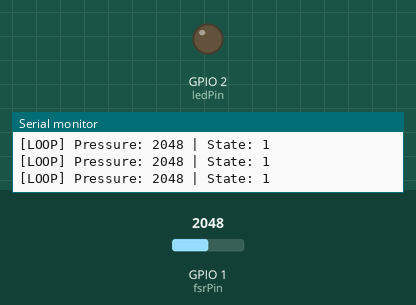
Simulated run of this sketch. Board: ESP32-C3. On the bench: output pins drawn as LEDs (lit = HIGH), the last lines printed to the serial monitor. Inputs (shaded band) come from the test bench; at power-on: GPIO 1 (fsrPin) = 2048 (analog values on the 0–4095 scale).

Above: at 1.04 s.
1.3 s: GPIO 1 (fsrPin) set to 1956
At 2.39 s:
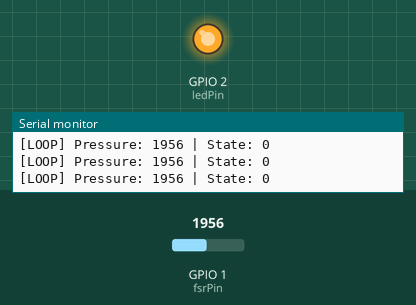
4.3 s: GPIO 1 (fsrPin) set to 2040
At 10.49 s:
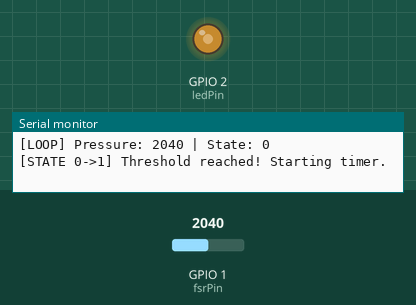
Timing chart, 0 to 13.3 s (numbered marks = the images above; inputs shaded):
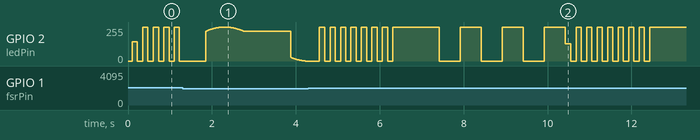

The sketch:

SEBT-__.ino
```cpp
#include <Arduino.h>

// ************************************************
// --- ADC 关键设置：为 ESP32C3 增加 ADC 衰减 ---
// ************************************************
void setup_adc_attenuation() {
  // 设置 12 位分辨率 (0-4095)
  analogReadResolution(12);
  // 设置 11dB 衰减，将 ADC 测量范围设置为 0V 到约 3.3V
  analogSetAttenuation(ADC_11db);
}

// --- 配置参数 (Configurable Constants) ---
const int FSR_READ_INTERVAL_MS = 100;
const int PRESSURE_THRESHOLD = 2000;
const int STABLE_DURATION_MS = 2000;

const int FAST_FLASH_MS = 125;
const int SLOW_FLASH_MS = 500;
const int POST_SEND_FLASH_COUNT = 2;

// !!! LED 亮度最大值改为 8 位 (0-255) 以兼容 analogWrite !!!
const int LED_BRIGHTNESS_MAX = 255;
const int BREATH_CYCLE_MS = 4000;

// --- 硬件引脚定义 ---
const int fsrPin = 1;
const int ledPin = 2;

// --- 状态变量 (State Variables) ---
int systemState = 0;
// ... (其他变量声明同版本 1)

int currentPressureValue = 0;
unsigned long lastReadTime = 0;
unsigned long pressureStartTime = 0;
unsigned long lastFlashToggleTime = 0;
bool isLedOn = false;
unsigned long breathStartTime = 0;
int flashCount = 0;

// --- 函数前置声明 ---
void setLedBrightness(int brightness);
void updateSolidOrFlashingLed(int state, int flash_duration_ms);
void updateBreathingLed();
void sendBleData();


// --- 辅助函数：设置LED亮度 (使用 analogWrite) ---
void setLedBrightness(int brightness) {
  if (brightness < 0) brightness = 0;
  if (brightness > LED_BRIGHTNESS_MAX) brightness = LED_BRIGHTNESS_MAX;

  // 替换 ledcWrite 为 analogWrite (兼容模式)
  analogWrite(ledPin, brightness);
}

// --- 辅助函数：实现常亮/常灭/闪烁的亮度设置 (analogWrite) ---
void updateSolidOrFlashingLed(int state, int flash_duration_ms) {
    // ... (逻辑同版本 1)
    if (state == 2) {
        setLedBrightness(LED_BRIGHTNESS_MAX);
        return;
    }

    unsigned long currentTime = millis();
    if (currentTime - lastFlashToggleTime >= flash_duration_ms) {
        lastFlashToggleTime = currentTime;
        isLedOn = !isLedOn;

        if (isLedOn) {
            setLedBrightness(LED_BRIGHTNESS_MAX);
        } else {
            setLedBrightness(0);

            if (systemState == 3) {
                flashCount++;
                if (flashCount >= POST_SEND_FLASH_COUNT * 2) {
                    Serial.println("[STATE 3->0] Send feedback done. Returning to Ready.");
                    systemState = 0;
                    flashCount = 0;
                    breathStartTime = millis();
                }
            }
        }
    }
}

// --- 辅助函数：实现呼吸灯效果 (analogWrite) ---
void updateBreathingLed() {
    unsigned long currentTime = millis();
    unsigned long elapsedTime = currentTime - breathStartTime;

    float phase = (float)(elapsedTime % BREATH_CYCLE_MS) / BREATH_CYCLE_MS;
    float sin_value = sin(phase * TWO_PI);
    float brightness_ratio = (sin_value + 1.0) / 2.0;

    // 映射到 0-255
    int brightness = (int)(brightness_ratio * LED_BRIGHTNESS_MAX);

    setLedBrightness(brightness);
}

// --- 辅助函数：模拟 BLE 发送过程 ---
void sendBleData() {
    Serial.println("[BLE] Attempting to send data via BLE...");
    delay(500);
    Serial.println("[BLE] Data sent successfully (SIMULATED).");
}


void setup() {
  Serial.begin(115200);
  Serial.println("=========================================");
  Serial.println("ESP32-C3 FSR Test Initializing (AnalogWrite Mode)...");

  // *** 1. ADC 衰减设置 ***
  setup_adc_attenuation();
  pinMode(fsrPin, INPUT);

  // *** 2. LED 引脚配置 ***
  // 只需设置为输出
  pinMode(ledPin, OUTPUT);

  Serial.print("Pressure Threshold (0-4095): ");
  Serial.println(PRESSURE_THRESHOLD);
  Serial.println("=========================================");

  systemState = 0;
  breathStartTime = millis();
}

void loop() {
  // --- 压力读取与状态机更新（定时任务） ---
  if (millis() - lastReadTime >= FSR_READ_INTERVAL_MS) {

    currentPressureValue = analogRead(fsrPin);
    lastReadTime = millis();

    // *** 实时读数反馈 ***
    Serial.print("[LOOP] Pressure: ");
    Serial.print(currentPressureValue);
    Serial.print(" | State: ");
    Serial.println(systemState);

    // --- 状态机逻辑 ---
    switch (systemState) {
      case 0: // 准备状态
        if (currentPressureValue > PRESSURE_THRESHOLD) {
          Serial.println("[STATE 0->1] Threshold reached! Starting timer.");
          systemState = 1;
          pressureStartTime = millis();
          lastFlashToggleTime = millis();
          isLedOn = true;
        }
        break;

      case 1: // 检测状态
        if (currentPressureValue > PRESSURE_THRESHOLD) {
          if (millis() - pressureStartTime >= STABLE_DURATION_MS) {
            Serial.println("[STATE 1->2] Stable duration reached! SUCCESS.");
            systemState = 2; // 稳定按压成功
          }
        } else {
          Serial.println("[STATE 1->0] Pressure lost! Resetting to Ready.");
          systemState = 0; // 压力释放，回到准备状态
          breathStartTime = millis();
        }
        break;

      case 2: // 检测完成
        Serial.println("[STATE 2->3] Success. Starting simulated BLE send.");
        sendBleData(); // 模拟发送
        systemState = 3;
        flashCount = 0;
        lastFlashToggleTime = millis();
        isLedOn = true;
        break;

      case 3: // 发送信号
        break;
    }
  }

  // --- LED 指示灯更新 ---
  switch (systemState) {
    case 0:
      updateBreathingLed();
      break;
    case 1:
      updateSolidOrFlashingLed(1, FAST_FLASH_MS);
      break;
    case 2:
      updateSolidOrFlashingLed(2, 0);
      break;
    case 3:
      updateSolidOrFlashingLed(3, SLOW_FLASH_MS);
      break;
  }
}
```

Measured:
- the behaviour switches between 2001 and 2000 on GPIO 1 (fsrPin) (found by bisection; images 0 and 1)
